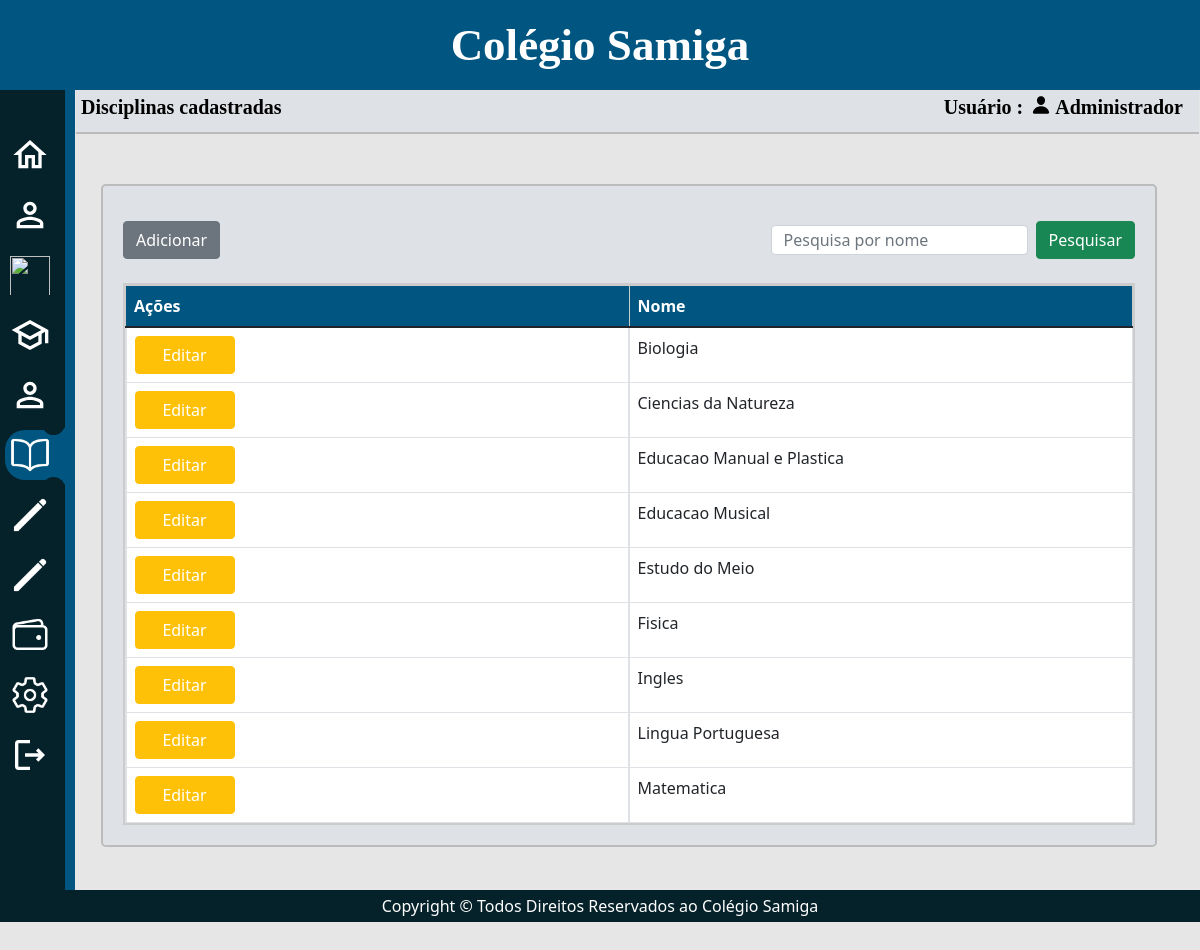
The app's page /menu-disciplinas.php (signed in) with its own data.
### tables this page shows
CREATE TABLE `sg_disciplina` (
  `id_d` int NOT NULL AUTO_INCREMENT,
  `nome_d` varchar(40) DEFAULT NULL,
  PRIMARY KEY (`id_d`)
);

### menu-disciplinas.php (the view, shortened to what this page needs)
<?php
require_once "conexao.php";
$sql_disciplina = "SELECT * FROM sg_disciplina order by nome_d";
$res_disciplina = mysqli_query($conexao,$sql_disciplina);
?>
<!DOCTYPE html>
<html>
<head>
<?php require_once "head.php";  ?>
</head>
<body>
  <div class="divsuperior">
    <h1>Colégio Samiga</h1>
  </div>
  <div class="divsuperior2">
    <div class="divflex">
    <div>
      <h5>Disciplinas cadastradas</h5>
    </div>
    <div class="d-flex">
      <h5 class="me-2">Usuário :</h5>
      <img class="me-1" src="img/person.svg" id="IMG">
      <h5 class="me-3">Administrador</h5>
    </div>
    </div>
  </div>
<div class="navegacao">
<ul>
  <li class="list">
    <a href="menu-home.php">
      <span class="icon"><img src="img/home_white_24dp.svg"></span>
      <span class="title">HOME</span>
    </a>
  </li>
  <li class="list">
    <a href="menu-professores.php">
      <span class="icon"><img src="img/perm_identity_white_24dp.svg"></span>
      <span class="title">Professores</span>
    </a>
  </li>
  <li class="list">
    <a href="menu-Encarregados.php">
      <span class="icon"><img src="img/escalator_warning_white_24dp.svg"></span>
      <span class="title">Encarregados</span>
    </a>
  </li>
  <li class="list">
    <a href="menu-alunos.php">
      <span class="icon"><img src="img/school_white_24dp.svg"></span>
      <span class="title">Alunos</span>
    </a>
  </li>
  <li class="list">
    <a href="menu-usuarios.php">
      <span class="icon"><img src="img/perm_identity_white_24dp.svg"></span>
      <span class="title">Usuarios</span>
    </a>
  </li>
  <li class="list active">
    <a href="menu-disciplinas.php">
      <span class="icon"><img src="img/livro.png"></span>
      <span class="title">Disciplinas</span>
    </a>
  </li>
  <li class="list">
    <a href="menu-turmas.php">
      <span class="icon"><img src="img/edit.png"></span>
      <span class="title">Turmas</span>
    </a>
  </li>
  <li class="list">
    <a href="menu-classes.php">
      <span class="icon"><img src="img/edit.png"></span>
      <span class="title">Classes</span>
    </a>
  </li>
  <li class="list">
     <a href="menu-gerenciar.php">
      <span class="icon"><img src="img/gerenciar.png"></span>
      <span class="title">Gerenciamento</span>
    </a>
  </li>
  <li class="list">
     <a href="menu-configurar.php">
      <span class="icon"><img src="img/settings.png"></span>
      <span class="title">Alterar-senha</span>
    </a>
  </li>
  <li class="list">
    <a href="logoult.php">
      <span class="icon"><img src="img/logout_white_24dp.svg"></span>
      <span class="title">Sair</span>
    </a>
  </li>
</ul>
</div>
<div class="rounded-3" id="divm">
<div id="divflex">
    <a href="disciplina-cadastro.php" type="button" id="adicionar" class="btn btn-secondary">Adicionar</a>
<form action="" method="post">
  <div id="btn-pesquisar">
    <input type="text" class="form-control me-2" name="txtpesquisar" placeholder="Pesquisa por nome"><button id="btn-p" type="submit" class="btn btn-success" name="btn-pesquisa">Pesquisar</button>
  </div>
</form>
</div>
<div class="table-responsive" id="tabdados">
<table class="table table-hover table-bordered" id="table">
  <thead class="table-secondary" id="theader">
    <tr>
      <th scope="col">Ações</th>
      <th scope="col">Nome</th>
    </tr>
  </thead>
  <tbody>
      <?php
         if(mysqli_num_rows($res_disciplina) > 0){
            while($l_disciplina = mysqli_fetch_assoc($res_disciplina)) { ?>
     <tr id="tr">
      <td id="editar">
        <form action="disciplina-editar.php" method="post">
          <button id="editar1" type="submit" class="btn btn-warning">Editar</button>
        </form>
      </td>
      <td class="w-50"><?php echo $l_disciplina['nome_d']; ?></td>
    </tr>
  <?php } ?>
  </tbody>
</table>
<?php
 }
?>
</div>
</div>
<?php require_once "footer.php";  ?>
</body>
</html>

### css/estilo.css (style rules this page uses)
* { margin:0; padding: 0; box-sizing:border-box; }
img { width:100%; height:100%; }
#IMG { width:20px; height:20px; }
body { background-color:rgb(230,230,230); }
.divsuperior { background-color: rgb(0,86,128); width: 100%; height: 90px; margin:0; }
.divsuperior h1 { text-align: center; line-height: 90px; font-size: 45px; font-weight:bold; color: #fff; font-family:Bahnschrift Light; }
.divsuperior2 { position: absolute; top: 90px; left: 76px; background-color: #dee2e6; width: calc(100% - 77px); padding: 5px 0px 5px 5px; border-bottom: 2px solid #bbb; }
.divflex { position: relative; display: flex; justify-content: space-between; }
.divsuperior2 h5 { font-weight: bold; font-size: 20px; font-family:Bahnschrift Light; color: #000; }
.navegacao { display: block; float: left; height: 800px; position:relative; background-color:#05212A; width: 65px; box-shadow: 10px 0 0 rgb(0,86,128); overflow-x:hidden; transition:0.3s; z-index: 10; }
.navegacao ul { position:absolute; top:0; left:0; width:100%; margin:0; padding:40px 0px 0px 5px; }
.navegacao ul li { position:relative; width:100%; list-style:none; border-radius: 20px 0px 0px 20px; padding: 5px; }
.navegacao ul li a { display: flex; position:relative; width:100%; text-decoration:none; color:#fff; }
.navegacao ul li a .icon { position:relative; display: block; min-width:40px; height:40px; text-align:center; line-height:70px; }
.navegacao ul li a .icon img { position:relative; display: block; font-size:1rem; }
.navegacao ul li a .title { position:relative; display:block; padding-left:17px; height:40px; line-height:40px; white-space: nowrap; }
.navegacao ul li.list { margin-bottom:10px; }
.navegacao ul li.active { background-color:rgb(0,86,128); }
.navegacao ul li.active a::before { content: ''; position:absolute; top:-23px; right:-5px; width:23px; height:23px; background-color: #05212a; border-radius:50%; box-shadow: 15px 15px 0px rgb(0,86,128); }
.navegacao ul li.active a::after { content: ''; position:absolute; bottom:-25px; right:-5px; width:23px; height:23px; background-color: #05212a; border-radius:50%; box-shadow: 15px -15px 0px rgb(0,86,128); }
#table { margin: 0px; }
#divm { position: absolute; top: calc(5% + 100px); left: calc(3% + 65px); padding: 20px; margin:30px 0px; background-color: #dee2e6; width: 88%; border:2px solid #bbb; }
#theader { position: sticky; top: 0; left: 0; }
#theader tr th { background-color: rgb(0,86,128); color: white; }
#divm tbody { background-color: #fff; }
#editar { display: flex; gap:0px 8px; color: #fff; }
#editar1,#editar2 { width: 100px; color: white; }
#tabdados { border:2px solid #ccc; max-height: 542px; }
#divflex { display: flex; justify-content: space-between; margin:15px 0px 24px 0px; }
#btn-pesquisar { display: flex; align-items: center; }
#btn-pesquisar input { height: 30px; }

### records on screen
sg_disciplina: nome_d "Biologia"
sg_disciplina: nome_d "Ciencias da Natureza"
sg_disciplina: nome_d "Educacao Manual e Plastica"
sg_disciplina: nome_d "Educacao Musical"
sg_disciplina: nome_d "Estudo do Meio"
sg_disciplina: nome_d "Fisica"
sg_disciplina: nome_d "Ingles"
sg_disciplina: nome_d "Lingua Portuguesa"
sg_disciplina: nome_d "Matematica"
